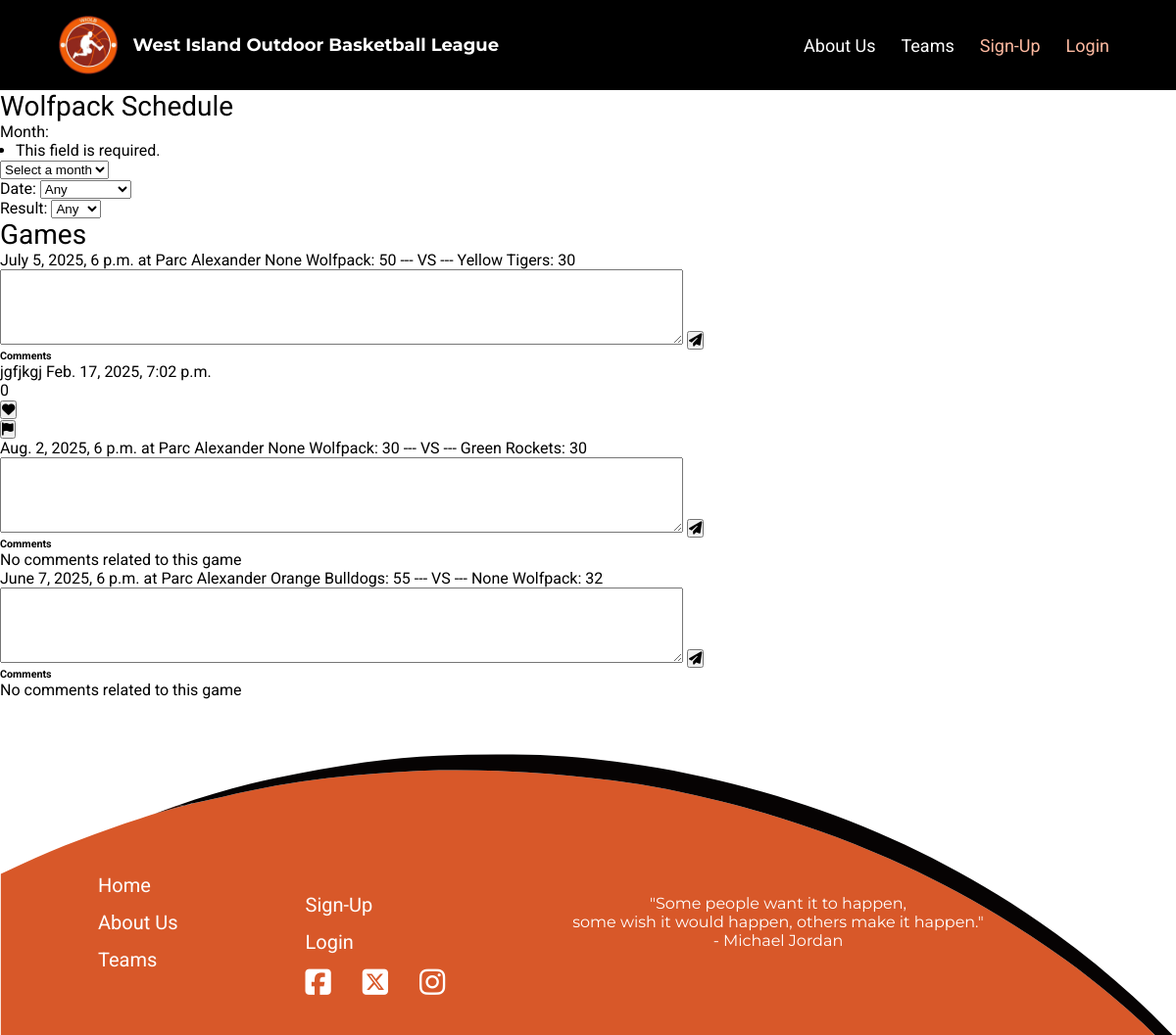
Page /wioblapp/team_schedule/Wolfpack/ on the earlier database version.
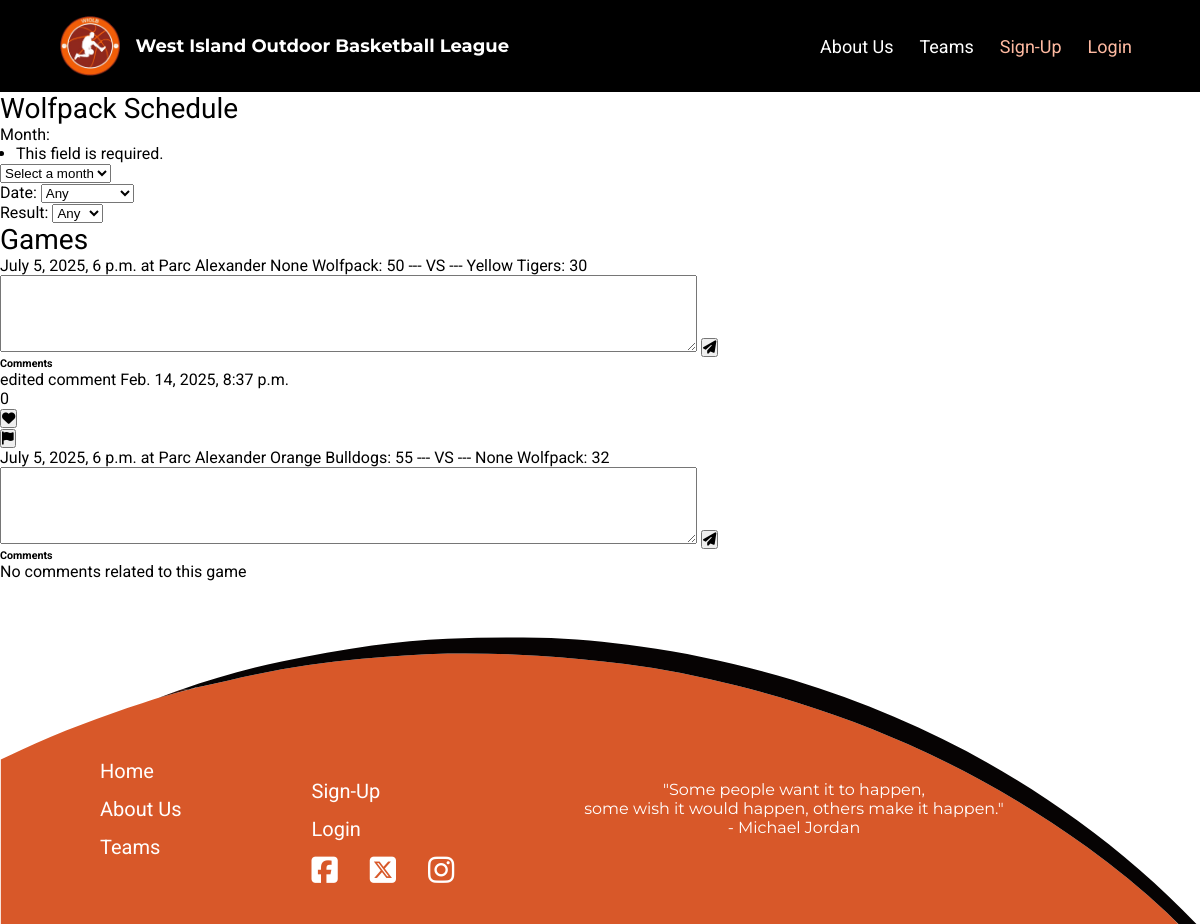
Same page on the later database version.
### wioblapp/models.py (models this page shows, shortened)
class Game(models.Model):
    team_1 = models.ForeignKey(Team, on_delete=models.CASCADE, related_name="Team1_games")
    team_2 = models.ForeignKey(Team, on_delete=models.CASCADE, related_name="Team2_games")
    park = models.ForeignKey(Park, on_delete=models.CASCADE, related_name="games")
    winner = models.ForeignKey(Team, on_delete=models.RESTRICT, related_name="games", blank=True, null=True)
    date_time = models.DateTimeField("Date")
    team1_score = models.IntegerField("Team #1 Score", blank=True, null=True)
    team2_score = models.IntegerField("Team #2 Score", blank=True, null=True)

class Park(models.Model):
    name = models.CharField("Park Name", max_length=100)
    address = models.CharField(max_length=255)
    def __str__(self):
        return self.name

class Team(models.Model):
    name = models.CharField("Team Name", max_length=20, primary_key=True)
    coaches = models.ManyToManyField(UserAccount, related_name="teams", blank=True)
    place = models.IntegerField("Place", default=0)
    group = models.ForeignKey(RegistrationType, on_delete=models.CASCADE, related_name="teams", blank=True, null=True)
    color = models.CharField("Team Color", max_length=7, blank=True, null=True)
    def __str__(self):
        return f"{self.name}"

class Comment(models.Model):
    game = models.ForeignKey(Game, on_delete=models.CASCADE, related_name="comments")
    user_account = models.ForeignKey(UserAccount, on_delete=models.RESTRICT, related_name="comments")
    content = models.TextField("Content")
    date = models.DateTimeField("Date", auto_now_add=True)
    likes = models.IntegerField(default=0, blank=True, null=True)

### wioblapp/views.py (the view, shortened to what this page needs)
# urls.py: path("team_schedule/<str:team_name>/", views.team_schedule, name="team_schedule"),
def team_schedule(request, team_name):
    schedule_form = TeamScheduleForm(request.GET)
    comment_form = CreateCommentForm()
    team = team_name
    games = ( Game.objects.filter(team_1=team) | Game.objects.filter(team_2=team) ).distinct()
    comments = Comment.objects.filter(game__in=games)
    game_comments = []
    flags = Flag.objects.all()
    for game in games:
        game_comments.append({
            "game": game,
            "comments": comments.filter(game=game).order_by("-date"),
        })
    context = {
        "schedule_form": schedule_form,
        "comment_form": comment_form,
        "team": team,
        "games": games,
        "comments": comments,
        "game_comments": game_comments,
        "flags": flags,
    }
    return render(request, "team_schedule.html", context)

### wioblapp/forms.py
class TeamScheduleForm(forms.Form):
    MONTH_CHOICES = [
        ("", "Select a month"),
        ("All", "All"),
        ("6", "June"),
        ("7", "July"),
        ("8", "August")
    ]
    DATE_CHOICES = [
        ("", "Any"),
        ("Ascending", "Ascending"),
        ("Descending", "Descending")
    ]
    RESULT_CHOICES = [
        ("", "Any"),
        ("Win", "Win"),
        ("Lose", "Lose"),
        ("Tie", "Tie")
    ]
    month = forms.ChoiceField(label="Month",
                              choices=MONTH_CHOICES,
                              widget=forms.Select())
    date = forms.ChoiceField(label="Date",
                           choices=DATE_CHOICES,
                           required=False,
                           widget=forms.Select())
    result = forms.ChoiceField(label="Result",
                              choices=RESULT_CHOICES,
                              required=False,
                              widget=forms.Select())

class CreateCommentForm(forms.ModelForm):
    content = forms.CharField(widget=forms.Textarea(attrs={'rows':5, 'cols':85}))
    class Meta:
        model = Comment
        fields = ['content']

### wioblapp/templates/team_schedule.html (shortened to what this page needs)
{% extends 'base.html' %}
{% load static %}
{% block content %}
    <form action="{% url 'team_schedule' team %}" method="POST">
        <h3>{{ team }} Schedule</h3>
        {{ schedule_form }}
    </form>
    {% if games %}
    <h3>Games</h3>
        {% for game in game_comments %}
            {{ game.game.date_time }} at {{ game.game.park }}
            {% if game.game.team1_score and game.game.team2_score %}
                {{ game.game.team_1.color }} {{ game.game.team_1 }}: {{ game.game.team1_score }} --- VS --- {{ game.game.team_2.color }} {{ game.game.team_2 }}: {{ game.game.team2_score }}
            {% else %}
                {{ game.game.team_1 }} --- VS --- {{ game.game.team_2 }}
            {% endif %}
            <br>
            <form action="{% url 'create_comment' team %}" method="POST">
                {% for field in comment_form %}
                    {{ field }}
                {% endfor %}
                <button type="submit" name="post" value="{{ game.game.id }}"><i class="fa-solid fa-paper-plane"></i></button>
            </form>
            <h6>Comments</h6>
            {% if game.comments %}
                {% for comment in game.comments %}
                    {% if comment.game == game.game  %}
                        {{ comment.content }} {{ comment.date }}
                        <form action="{% url 'like_comment' team %}" method="POST">
                            <p>{{ comment.likes }}</p>
                            <button type="submit" name="like" value="{{ comment.id }}"><i class="fa-solid fa-heart"></i></button>
                        </form>
                        <form action="{% url 'flag_comment' team %}" method="POST">
                            <button type="submit" name="flag" value="{{ comment.id }}"><i class="fa-solid fa-flag"></i></button>
                        </form>
                    {% endif %}
                {% endfor %}
            {% else %}
                <p>No comments related to this game</p>
            {% endif %}
        {% endfor %}
    {% else %}
        <p>No Games</p>
    {% endif %}
{% endblock %}

### wioblapp/templates/base.html (shortened to what this page needs)
{% load static %}
<!DOCTYPE html>
<html lang="en">
<head>
    <link rel="stylesheet" href="{% static 'style.css' %}">
    <link rel="stylesheet" href="https://cdnjs.cloudflare.com/ajax/libs/font-awesome/6.7.2/css/all.min.css"
 />
    <link rel="stylesheet" href="https://unpkg.com/leaflet@1.9.4/dist/leaflet.css"
 />
</head>
<body class="{% block body_class %}default-body{% endblock %}">
    <nav class="navbar">
        <div class="nav-container">
            <div class="nav-flex">
                <div class="logo">
                    <a href="{% url 'index' %}">
                        <img src="{% static 'images/logo.png' %}" alt="">
                        <h1>West Island outdoor basketball league</h1>
                    </a>
                </div>
                <div class="menu">
                    <ul class="menu-list" id="menu-list">
                        <li><a href="{% url 'about' %}">About us</a></li>
                        <li><a href="{% url 'teams' %}">Teams</a></li>
                        {% if request.user.is_authenticated %}
                            {% if request.user.role.name == "Coach" %}
                                <li><a href="{% url 'admin:index' %}">Admin Panel</a></li>
                            {% elif request.user.role.name == "Admin" %}
                                <li><a href="{% url 'admin:index' %}">Admin Panel</a></li>
                            {% endif %}
                            <li><a href="{% url 'registration' %}">Registration</a></li>
                            <li>
                                <a class="orange-url account-url" href="{% url 'member_account' request.user.id %}">
                                    <i class="fa-regular fa-user"></i> Account
                                </a>
                            </li>
                            <li><a class="orange-url" href="{% url 'logout' %}">Logout</a></li>
                        {% else %}
                            <li><a class="orange-url" href="{% url 'sign-up' %}">Sign-up</a></li>
                            <li><a class="orange-url" href="{% url 'login' %}">Login</a></li>
                        {% endif %}
                    </ul>
                </div>
            </div>
        </div>
    </nav>
    <div>
        {% block content %}
        {% endblock %}
    </div>
    <footer class="{% block footer_class %}default-footer{% endblock %}">
        <div class="container">
            <div class="footer-flex">
                <ul class="footer-list">
                    <li><a href="{% url 'index' %}">Home</a></li>
                    <li><a href="{% url 'about' %}">About us</a></li>
                    <li><a href="{% url 'teams' %}">Teams</a></li>
                </ul>
                <ul class="footer-list footer-right">
                    {% if request.user.is_authenticated %}
                        <li><a href="{% url 'registration' %}">Registration</a></li>
                        <li><a class="orange-url" href="{% url 'logout' %}">Logout</a></li>
                    {% else %}
                        <li><a class="orange-url" href="{% url 'sign-up' %}">Sign-up</a></li>
                        <li><a class="orange-url" href="{% url 'login' %}">Login</a></li>
                    {% endif %}
                    <ul class="social-media-icons">
                        <li><a href="#">
                                <i class="fa-brands fa-square-facebook"></i>
                            </a></li>
                        <li><a href="#">
                                <i class="fa-brands fa-square-x-twitter"></i>
                            </a></li>
                        <li><a href="#">
                                <i class="fa-brands fa-instagram"></i>
                            </a></li>
                    </ul>
                </ul>
                <ul class="footer-list sentence">
                    <li>
                        <p>"Some people want it to happen,<br>
                            some wish it would happen, others make it happen."<br>
                            - Michael Jordan</p>
                    </li>
                </ul>
            </div>
        </div>
    </footer>
</body>
</html>

### wiobl/static/style.css (style rules this page uses)
* { margin: 0; padding: 0; box-sizing: border-box; }
body { font-family: Roboto; }
h1 { color: #ffffff; text-transform: capitalize; font-family: Montserrat; font-size: 18px; font-weight: 700; }
h3 { font-family: Roboto; font-size: 28px; font-weight: 400; }
.container { max-width: 1000px; width: 90%; margin-right: auto; margin-left: auto; }
.errorlist li { margin-left: 16px; }
.navbar { padding: 16px 0; background-color: #000000; color: #ffffff; position: relative; }
.nav-container { max-width: 1500px; width: 90%; margin-right: auto; margin-left: auto; }
.nav-flex { display: flex; gap: 40px; justify-content: space-between; align-items: center; position: relative; }
.logo a { display: flex; align-items: center; gap: 16px; text-decoration: none; color: white; font-size: 24px; font-weight: bold; }
.logo img { height: 60px; }
.menu-list { list-style: none; display: flex; gap: 10px; align-items: center; justify-content: center; }
.menu a { text-decoration: none; color: white; font-size: 18px; display: block; padding: 4px 8px; border-radius: 3px; transition: 0.5s; text-transform: capitalize; text-align: center; }
.menu-list .orange-url { color: #ffbaa1; }
footer { padding-top: 150px; padding-bottom: 24px; background: url("/static/images/footer-ball.svg"); background-position: bottom; background-size: cover; }
.footer-flex { display: flex; gap: 130px; align-items: center; justify-content: start; }
footer ul { list-style: none; }
.footer-list li { margin-bottom: 14px; }
.footer-right { margin-top: 3rem; }
footer a { color: #ffffff; text-decoration: none; text-transform: capitalize; font-size: 20px; }
.social-media-icons { display: flex; gap: 32px; }
.sentence { color: white; text-align: center; font-family: Montserrat; }
footer i { font-size: 30px; }

Differences in the rows shown:
removed Comment: content "jgfjkgj", date "Feb. 17, 2025, 7:02 p.m.", likes "0", {{ comment.id }} 25 (drawn), shown under Game "Yellow"
removed Game: game.date_time "Aug. 2, 2025, 6 p.m.", game.park "Parc Alexander", game.team_1.color "None", game.team_1 "Wolfpack", game.team1_score "30", game.team_2.color "Green", game.team_2 "Rockets", game.team2_score "30", {{ game.game.id }} 3 (drawn), shows "No comments related to this game"
added Comment: content "edited comment", date "Feb. 14, 2025, 8:37 p.m.", likes "0", {{ comment.id }} 14 (drawn), shown under Game "Yellow"
changed Game "Orange": game.date_time "June 7, 2025, 6 p.m." → "July 5, 2025, 6 p.m."
